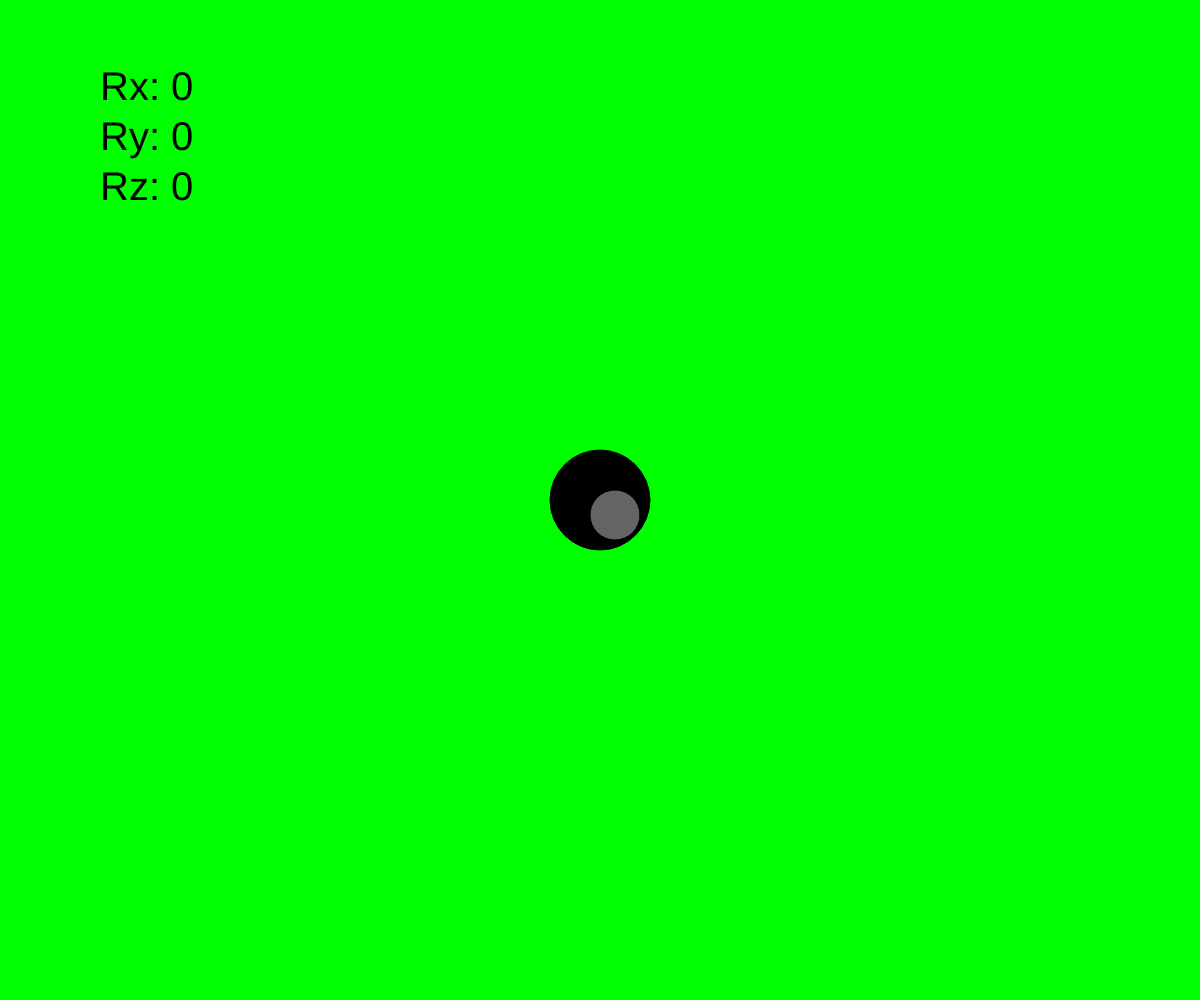
Frame 1 (no input)
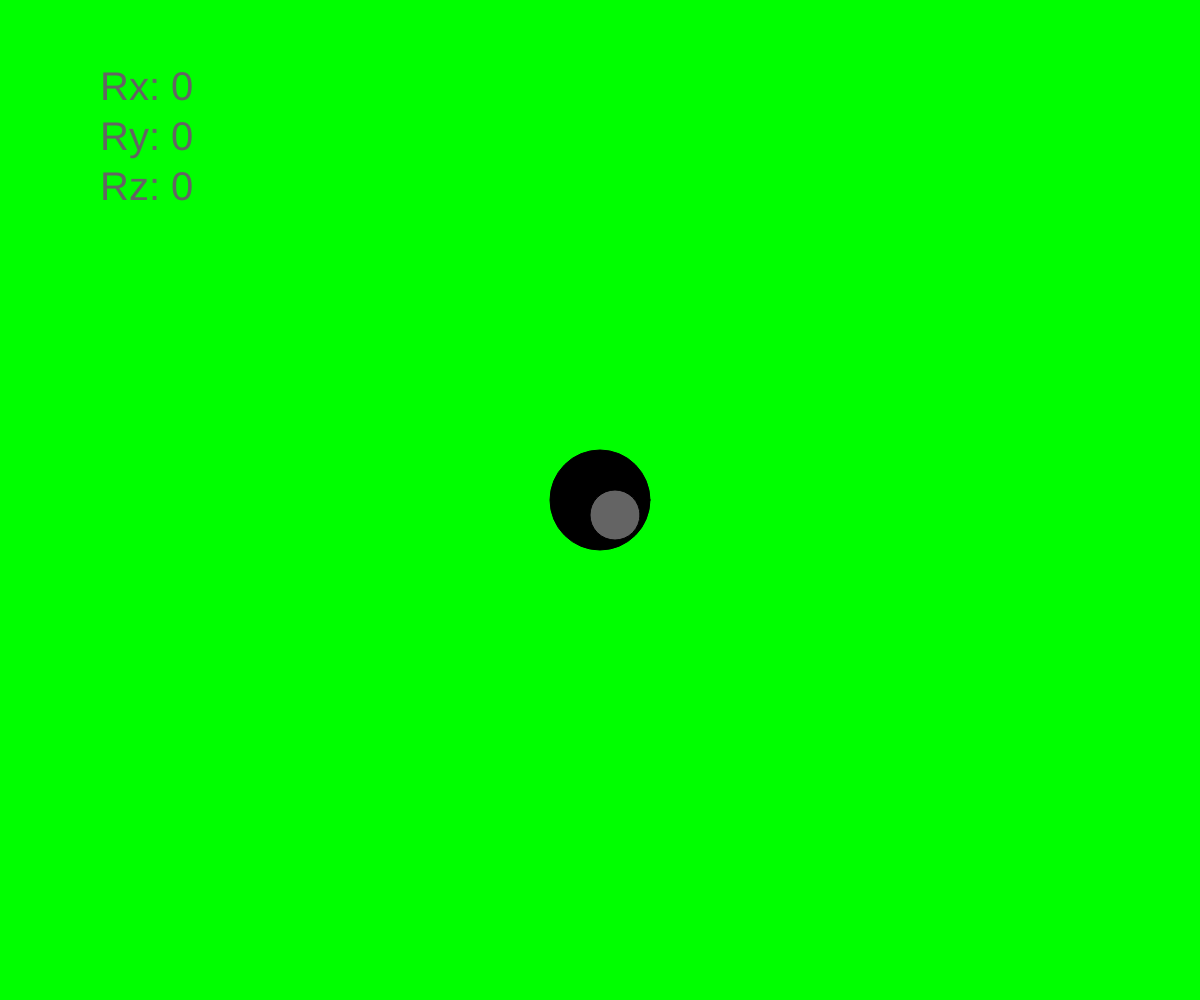
Frame 60 (no input)
Frame 120 (the mouse pressed at the canvas centre since frame 60): identical to frame 60, image omitted

The p5.js sketch that drew these frames (run headless with seeded random() and noise() and a simulated clock; from frame 60 on, the mouse is pressed at the canvas centre):

// p5.js sketch
// ── sketch.js
var ax, ay, vx, vy, px, py, vMultiplier, s;
var value;

function setup() {
  createCanvas(windowWidth, windowHeight);
  value = 0;
  vMultiplier = 0.05;
  ax = 0;
  ay = 0;
  vx = 0;
  vy = 0;
  px = windowWidth / 2;
  py = windowHeight / 2;
  s = 100;
}

function draw() {
  background(value, 255, 0);
  textSize(40);
  text("Rx: " + floor(rotationX), 100, 100);
  text("Ry: " + (rotationY), 100, 150);
  text("Rz: " + rotationZ, 100, 200);
  Marble();
}

function deviceShaken() {
  value = value + 5;
  if (value > 255) {
    value = 0;
  }
}

function Marble() {
  ax = rotationY * vMultiplier;
  vx += ax;
  px += vx;
  ay = rotationX * vMultiplier;
  vy += ay;
  py += vy;
  fill(0);
  ellipse(px, py, s, s);
  fill(100);
  ellipse(px+15, py+15, s/2, s/2);
}
